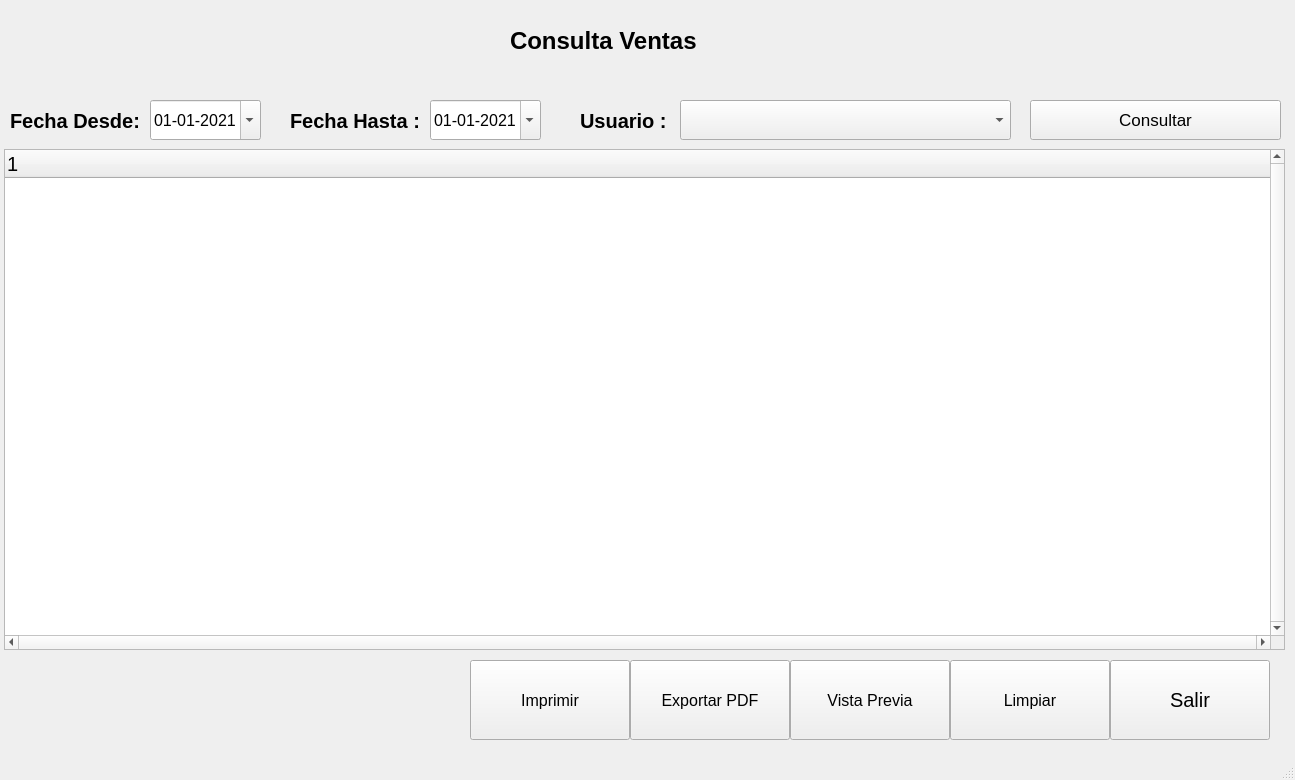
<?xml version="1.0" encoding="UTF-8"?>
<ui version="4.0">
 <class>MainWindow</class>
 <widget class="QMainWindow" name="MainWindow">
  <property name="geometry">
   <rect>
    <x>0</x>
    <y>0</y>
    <width>1295</width>
    <height>780</height>
   </rect>
  </property>
  <property name="windowTitle">
   <string>MainWindow</string>
  </property>
  <widget class="QWidget" name="centralwidget">
   <widget class="QTreeWidget" name="treeWidgetVentas">
    <property name="geometry">
     <rect>
      <x>4</x>
      <y>149</y>
      <width>1281</width>
      <height>501</height>
     </rect>
    </property>
    <property name="font">
     <font>
      <pointsize>15</pointsize>
     </font>
    </property>
    <property name="verticalScrollBarPolicy">
     <enum>Qt::ScrollBarAlwaysOn</enum>
    </property>
    <property name="horizontalScrollBarPolicy">
     <enum>Qt::ScrollBarAlwaysOn</enum>
    </property>
    <column>
     <property name="text">
      <string notr="true">1</string>
     </property>
    </column>
   </widget>
   <widget class="QLabel" name="label">
    <property name="geometry">
     <rect>
      <x>510</x>
      <y>10</y>
      <width>201</width>
      <height>61</height>
     </rect>
    </property>
    <property name="font">
     <font>
      <pointsize>18</pointsize>
      <weight>75</weight>
      <bold>true</bold>
     </font>
    </property>
    <property name="text">
     <string>Consulta Ventas</string>
    </property>
   </widget>
   <widget class="QPushButton" name="btnVistaPrevia">
    <property name="geometry">
     <rect>
      <x>790</x>
      <y>660</y>
      <width>160</width>
      <height>80</height>
     </rect>
    </property>
    <property name="font">
     <font>
      <pointsize>12</pointsize>
     </font>
    </property>
    <property name="text">
     <string>Vista Previa</string>
    </property>
    <property name="icon">
     <iconset>
      <normaloff>../icon/file-1.png</normaloff>../icon/file-1.png</iconset>
    </property>
    <property name="iconSize">
     <size>
      <width>40</width>
      <height>40</height>
     </size>
    </property>
   </widget>
   <widget class="QPushButton" name="btnSalir">
    <property name="geometry">
     <rect>
      <x>1110</x>
      <y>660</y>
      <width>160</width>
      <height>80</height>
     </rect>
    </property>
    <property name="font">
     <font>
      <pointsize>15</pointsize>
     </font>
    </property>
    <property name="text">
     <string>Salir</string>
    </property>
    <property name="icon">
     <iconset>
      <normaloff>../icon/exit-2.png</normaloff>../icon/exit-2.png</iconset>
    </property>
    <property name="iconSize">
     <size>
      <width>50</width>
      <height>50</height>
     </size>
    </property>
   </widget>
   <widget class="QPushButton" name="btnLimpiarTabla">
    <property name="geometry">
     <rect>
      <x>950</x>
      <y>660</y>
      <width>160</width>
      <height>80</height>
     </rect>
    </property>
    <property name="font">
     <font>
      <pointsize>12</pointsize>
     </font>
    </property>
    <property name="text">
     <string>Limpiar</string>
    </property>
    <property name="icon">
     <iconset>
      <normaloff>../icon/error.png</normaloff>../icon/error.png</iconset>
    </property>
    <property name="iconSize">
     <size>
      <width>40</width>
      <height>40</height>
     </size>
    </property>
   </widget>
   <widget class="QPushButton" name="btnImprimir">
    <property name="geometry">
     <rect>
      <x>470</x>
      <y>660</y>
      <width>160</width>
      <height>80</height>
     </rect>
    </property>
    <property name="font">
     <font>
      <pointsize>12</pointsize>
     </font>
    </property>
    <property name="text">
     <string>Imprimir</string>
    </property>
    <property name="icon">
     <iconset>
      <normaloff>../icon/print.png</normaloff>../icon/print.png</iconset>
    </property>
    <property name="iconSize">
     <size>
      <width>40</width>
      <height>40</height>
     </size>
    </property>
   </widget>
   <widget class="QPushButton" name="btnExportarPDF">
    <property name="geometry">
     <rect>
      <x>630</x>
      <y>660</y>
      <width>160</width>
      <height>80</height>
     </rect>
    </property>
    <property name="font">
     <font>
      <pointsize>12</pointsize>
     </font>
    </property>
    <property name="text">
     <string>Exportar PDF</string>
    </property>
    <property name="icon">
     <iconset>
      <normaloff>../icon/document.png</normaloff>../icon/document.png</iconset>
    </property>
    <property name="iconSize">
     <size>
      <width>40</width>
      <height>40</height>
     </size>
    </property>
   </widget>
   <widget class="QLabel" name="label_3">
    <property name="geometry">
     <rect>
      <x>290</x>
      <y>100</y>
      <width>141</width>
      <height>41</height>
     </rect>
    </property>
    <property name="font">
     <font>
      <pointsize>15</pointsize>
      <weight>75</weight>
      <bold>true</bold>
     </font>
    </property>
    <property name="text">
     <string>Fecha Hasta :</string>
    </property>
   </widget>
   <widget class="QLabel" name="label_2">
    <property name="geometry">
     <rect>
      <x>10</x>
      <y>100</y>
      <width>131</width>
      <height>41</height>
     </rect>
    </property>
    <property name="font">
     <font>
      <pointsize>15</pointsize>
      <weight>75</weight>
      <bold>true</bold>
     </font>
    </property>
    <property name="text">
     <string>Fecha Desde:</string>
    </property>
   </widget>
   <widget class="QDateEdit" name="dateEditDesde">
    <property name="geometry">
     <rect>
      <x>150</x>
      <y>100</y>
      <width>111</width>
      <height>40</height>
     </rect>
    </property>
    <property name="font">
     <font>
      <pointsize>12</pointsize>
     </font>
    </property>
    <property name="buttonSymbols">
     <enum>QAbstractSpinBox::NoButtons</enum>
    </property>
    <property name="dateTime">
     <datetime>
      <hour>0</hour>
      <minute>0</minute>
      <second>0</second>
      <year>2021</year>
      <month>1</month>
      <day>1</day>
     </datetime>
    </property>
    <property name="minimumDateTime">
     <datetime>
      <hour>0</hour>
      <minute>0</minute>
      <second>0</second>
      <year>2018</year>
      <month>1</month>
      <day>1</day>
     </datetime>
    </property>
    <property name="maximumDate">
     <date>
      <year>2030</year>
      <month>12</month>
      <day>31</day>
     </date>
    </property>
    <property name="displayFormat">
     <string>dd-MM-yyyy</string>
    </property>
    <property name="calendarPopup">
     <bool>true</bool>
    </property>
   </widget>
   <widget class="QDateEdit" name="dateEditHasta">
    <property name="geometry">
     <rect>
      <x>430</x>
      <y>100</y>
      <width>111</width>
      <height>40</height>
     </rect>
    </property>
    <property name="font">
     <font>
      <pointsize>12</pointsize>
     </font>
    </property>
    <property name="buttonSymbols">
     <enum>QAbstractSpinBox::NoButtons</enum>
    </property>
    <property name="dateTime">
     <datetime>
      <hour>0</hour>
      <minute>0</minute>
      <second>0</second>
      <year>2021</year>
      <month>1</month>
      <day>1</day>
     </datetime>
    </property>
    <property name="minimumDateTime">
     <datetime>
      <hour>0</hour>
      <minute>0</minute>
      <second>0</second>
      <year>2018</year>
      <month>1</month>
      <day>1</day>
     </datetime>
    </property>
    <property name="maximumDate">
     <date>
      <year>2030</year>
      <month>12</month>
      <day>31</day>
     </date>
    </property>
    <property name="displayFormat">
     <string>dd-MM-yyyy</string>
    </property>
    <property name="calendarPopup">
     <bool>true</bool>
    </property>
   </widget>
   <widget class="QPushButton" name="btnConsultar">
    <property name="geometry">
     <rect>
      <x>1030</x>
      <y>100</y>
      <width>251</width>
      <height>40</height>
     </rect>
    </property>
    <property name="font">
     <font>
      <pointsize>13</pointsize>
     </font>
    </property>
    <property name="text">
     <string>Consultar</string>
    </property>
    <property name="icon">
     <iconset>
      <normaloff>../icon/binoculars.png</normaloff>../icon/binoculars.png</iconset>
    </property>
    <property name="iconSize">
     <size>
      <width>40</width>
      <height>40</height>
     </size>
    </property>
   </widget>
   <widget class="QComboBox" name="listaUsuarios">
    <property name="geometry">
     <rect>
      <x>680</x>
      <y>100</y>
      <width>331</width>
      <height>40</height>
     </rect>
    </property>
   </widget>
   <widget class="QLabel" name="label_4">
    <property name="geometry">
     <rect>
      <x>580</x>
      <y>100</y>
      <width>91</width>
      <height>41</height>
     </rect>
    </property>
    <property name="font">
     <font>
      <pointsize>15</pointsize>
      <weight>75</weight>
      <bold>true</bold>
     </font>
    </property>
    <property name="text">
     <string>Usuario :</string>
    </property>
   </widget>
  </widget>
  <widget class="QStatusBar" name="statusbar"/>
 </widget>
 <resources/>
 <connections/>
</ui>
